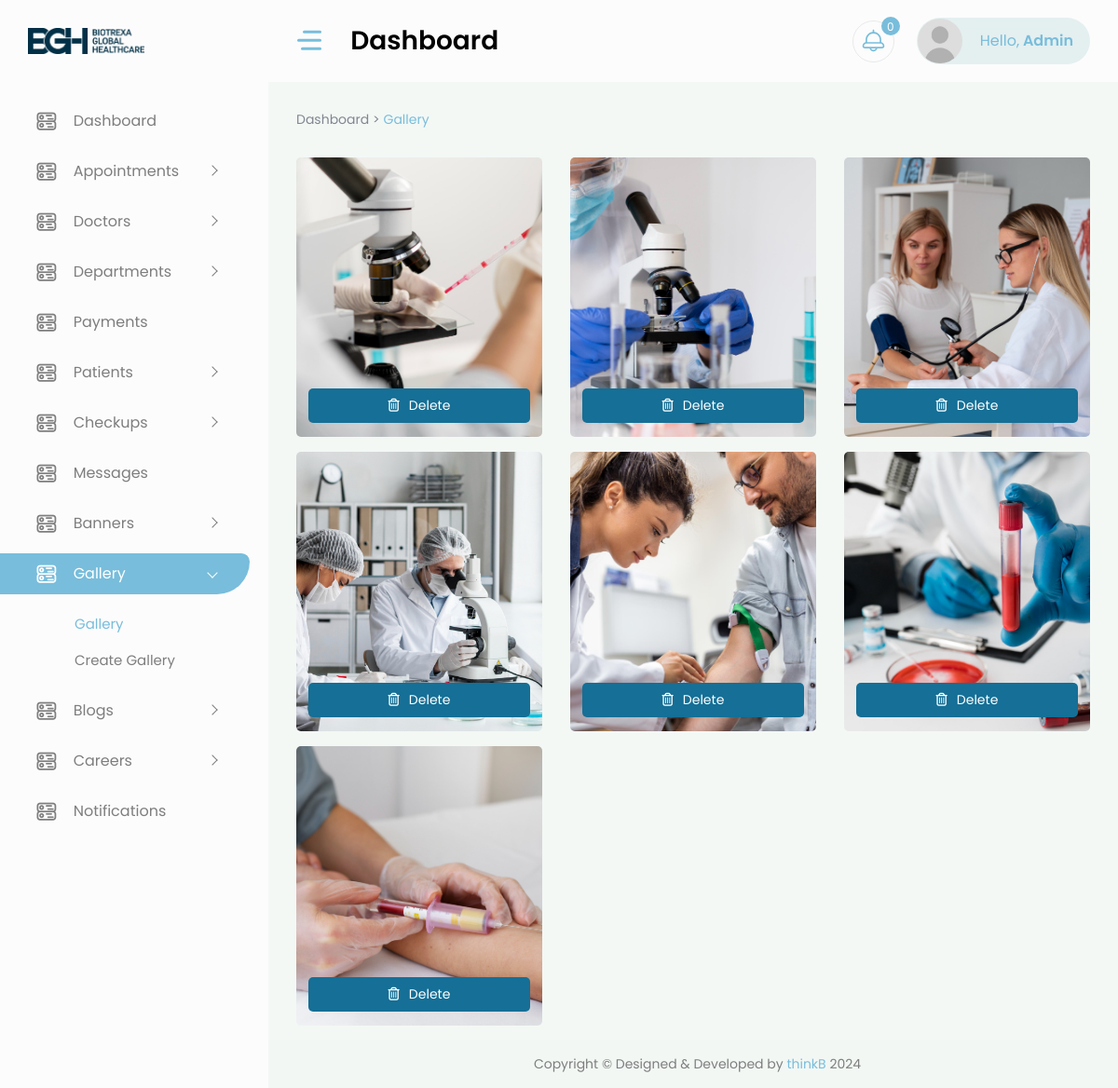
The page /account/gallery/ (signed in) on the database its author committed.
### core/models.py (models this page shows, shortened)
class Gallery(models.Model):
    image = models.ImageField(upload_to='gallery/')
    created_at = models.DateTimeField(auto_now_add=True)
    class Meta:
        ordering = ['-created_at']
        verbose_name = 'Gallery'
        verbose_name_plural = 'Galleries'

### core/views.py (the view)
# urls.py: path('account/gallery/', views.gallery_list, name='gallery_list'),  \
@login_required(login_url='login')
def gallery_list(request):
    try:
        profile = Summary.objects.get(user=request.user)
    except ObjectDoesNotExist:
        msg.error(request,'Profile does not exist. You cannot access here.')
        return redirect('login')
    if profile:
        if profile.role == 'hr':
            return redirect('hr_dashboard')
        elif profile.role not in ['admin']:
            return redirect('homepage')
    else:
        return redirect('homepage')
    gallery = Gallery.objects.all().order_by('-created_at')
    return render(request, 'backend/gallery.html', {'gallery': gallery})

### templates/backend/gallery.html (shortened to what this page needs)
{% extends 'backend/base.html' %}
{% load static %}
{% block content %}
<div class="container-fluid">
<div class="content">
    <div class="page-titles">
        <ol class="breadcrumb">
            <li class="breadcrumb-item"><a href="{% url 'dashboard' %}">Dashboard > </a>  </li>
            <li class="breadcrumb-item active ms-1"><a href="{% url 'gallery_list' %}"> Gallery</a></li>
        </ol>
    </div>
    <div class="row">
        {% for image in gallery %}
            <div class="col-sm-6 col-md-6 col-xl-4 mb-3">
                <div class="blog grid-blog main___img_box">
                    <div class="blog-image img__box">
                        <a href="#"><img class="img-fluid" src="{{image.image.url}}" alt="Gallery Image" /></a>
                    </div>
                    <div class="blog-content img__box__btn">
                        <div class="buttons__">
                            <a style="width: 100%" href="#" onclick="deleteGallery('{{ image.id }}')">
                                <div class="edit__btn" style="width: 100%"><i class="fa-regular fa-trash-can"></i>Delete</div>
                            </a>
                        </div>
                    </div>
                </div>
            </div>
        {% endfor %}
    </div>
</div>
</div>
{% endblock content %}

### templates/backend/base.html (shortened to what this page needs)
{% load static %}
<!DOCTYPE html>
<html lang="en">
<head>
    <link href="{% static 'vendor/owl-carousel/owl.carousel.css' %}" rel="stylesheet">
    <link href="{% static 'vendor/bootstrap-select/dist/css/bootstrap-select.min.css' %}" rel="stylesheet">
    <link rel="stylesheet" href="{% static 'css/style.css' %}" >
    <link href="https://cdn.quilljs.com/1.3.6/quill.snow.css" rel="stylesheet">
</head>
<body>
    <div id="main-wrapper">
        <div class="nav-header">
            <a href="{% url 'dashboard' %}" class="brand-logo">
                <img style="width: 55%;" src="{% static 'images/logo.png' %}" alt="" class="img-fluid">
            </a>
            <div class="nav-control">
                <div class="hamburger">
                    <span class="line"></span><span class="line"></span><span class="line"></span>
                </div>
            </div>
        </div>
        <div class="header">
            <div class="header-content">
                <nav class="navbar navbar-expand">
                    <div class="collapse navbar-collapse justify-content-between">
                        <div class="header-left">
                            <div class="dashboard_bar">
                                Dashboard
                            </div>
                        </div>
                        <ul class="navbar-nav header-right">
                            <li class="nav-item dropdown notification_dropdown">
                                <a class="nav-link ai-icon" href="javascript:;" role="button" data-bs-toggle="dropdown">
                                    <span class="badge light text-white bg-primary" id="notification__count">0</span>
                                </a>
                            </li>
                            <li class="nav-item dropdown header-profile">
                                <a class="nav-link" href="javascript:;" role="button" data-bs-toggle="dropdown">
                                    <img src="{% static 'images/user.jpg' %}" width="20" alt="">
                                    <div class="header-info">
                                        <span style="text-transform: capitalize;">Hello,<strong> {{request.user.username}}</strong></span>
                                    </div>
                                </a>
                            </li>
                        </ul>
                    </div>
                </nav>
            </div>
        </div>
        <div class="deznav">
            <div class="deznav-scroll">
                <ul class="metismenu" id="menu">
                    <li>
                        <a href="{% url 'dashboard' %}" class="ai-icon" aria-expanded="false">
                            <i class="flaticon-381-networking"></i>
                            <span class="nav-text">Dashboard</span>
                        </a>
                    </li>
                    <li>
						<a class="has-arrow ai-icon" href="javascript:void()" aria-expanded="false">
							<i class="flaticon-381-networking"></i>
							<span class="nav-text">Appointments</span>
						</a>
                    </li>
                    <li>
						<a class="has-arrow ai-icon" href="javascript:void()" aria-expanded="false">
							<i class="flaticon-381-networking"></i>
							<span class="nav-text">Doctors</span>
						</a>
                    </li>
                    <li>
						<a class="has-arrow ai-icon" href="javascript:void()" aria-expanded="false">
							<i class="flaticon-381-networking"></i>
							<span class="nav-text">Departments</span>
						</a>
                    </li>
                    <li>
                        <a href="{% url 'payments' %}" class="ai-icon" aria-expanded="false">
                            <i class="flaticon-381-networking"></i>
                            <span class="nav-text">Payments</span>
                        </a>
                    </li>
                    <li>
						<a class="has-arrow ai-icon" href="javascript:void()" aria-expanded="false">
							<i class="flaticon-381-networking"></i>
							<span class="nav-text">Patients</span>
						</a>
                    </li>
                    <li>
						<a class="has-arrow ai-icon" href="javascript:void()" aria-expanded="false">
							<i class="flaticon-381-networking"></i>
							<span class="nav-text">Checkups</span>
						</a>
                    </li>
                    <li>
                        <a href="{% url 'messages' %}" class="ai-icon" aria-expanded="false">
                            <i class="flaticon-381-networking"></i>
                            <span class="nav-text">Messages</span>
                        </a>
                    </li>
                    <li>
						<a class="has-arrow ai-icon" href="javascript:void()" aria-expanded="false">
							<i class="flaticon-381-networking"></i>
							<span class="nav-text">Banners</span>
						</a>
                    </li>
                    <li>
						<a class="has-arrow ai-icon" href="javascript:void()" aria-expanded="false">
							<i class="flaticon-381-networking"></i>
							<span class="nav-text">Gallery</span>
						</a>
                        <ul aria-expanded="false">
							<li><a href="{% url 'gallery_list' %}">Gallery</a></li>
							<li><a href="{% url 'create_gallery' %}">Create Gallery</a></li>
						</ul>
                    </li>
                    <li>
						<a class="has-arrow ai-icon" href="javascript:void()" aria-expanded="false">
							<i class="flaticon-381-networking"></i>
							<span class="nav-text">Blogs</span>
						</a>
                    </li>
                    <li>
						<a class="has-arrow ai-icon" href="javascript:void()" aria-expanded="false">
							<i class="flaticon-381-networking"></i>
							<span class="nav-text">Careers</span>
						</a>
                    </li>
                    <li>
                        <a href="{% url 'notifications' %}" class="ai-icon" aria-expanded="false">
                            <i class="flaticon-381-networking"></i>
                            <span class="nav-text">Notifications</span>
                        </a>
                    </li>
                </ul>
            </div>
        </div>
        <div class="content-body">
            {% block content %}
            {% endblock content %}
        </div>
        <div class="footer">
            <div class="copyright">
                <p>Copyright © Designed &amp; Developed by <a href="https://thinkb.agency" target="_blank">thinkB</a> 2024</p>
            </div>
        </div>
    </div>
</body>
</html>

### rows shown on the page
Gallery: image (picture)
Gallery: image (picture)
Gallery: image (picture)
Gallery: image (picture)
Gallery: image (picture)
Gallery: image (picture)
Gallery: image (picture), {{ image.id }} 1 (drawn)

### other values the page prints
{{ request.user.username }} "Admin"
